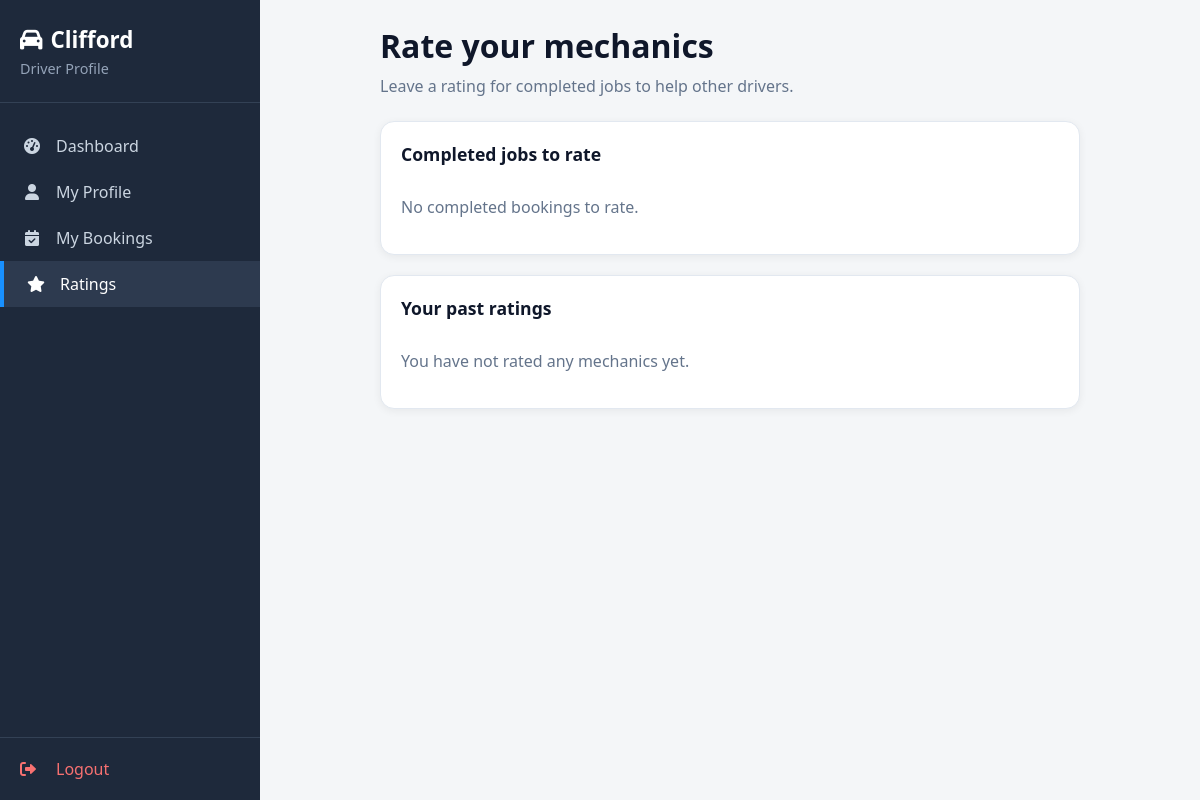
The page /dashboard/rate_mechanic.php (signed in) on the database as committed earlier.
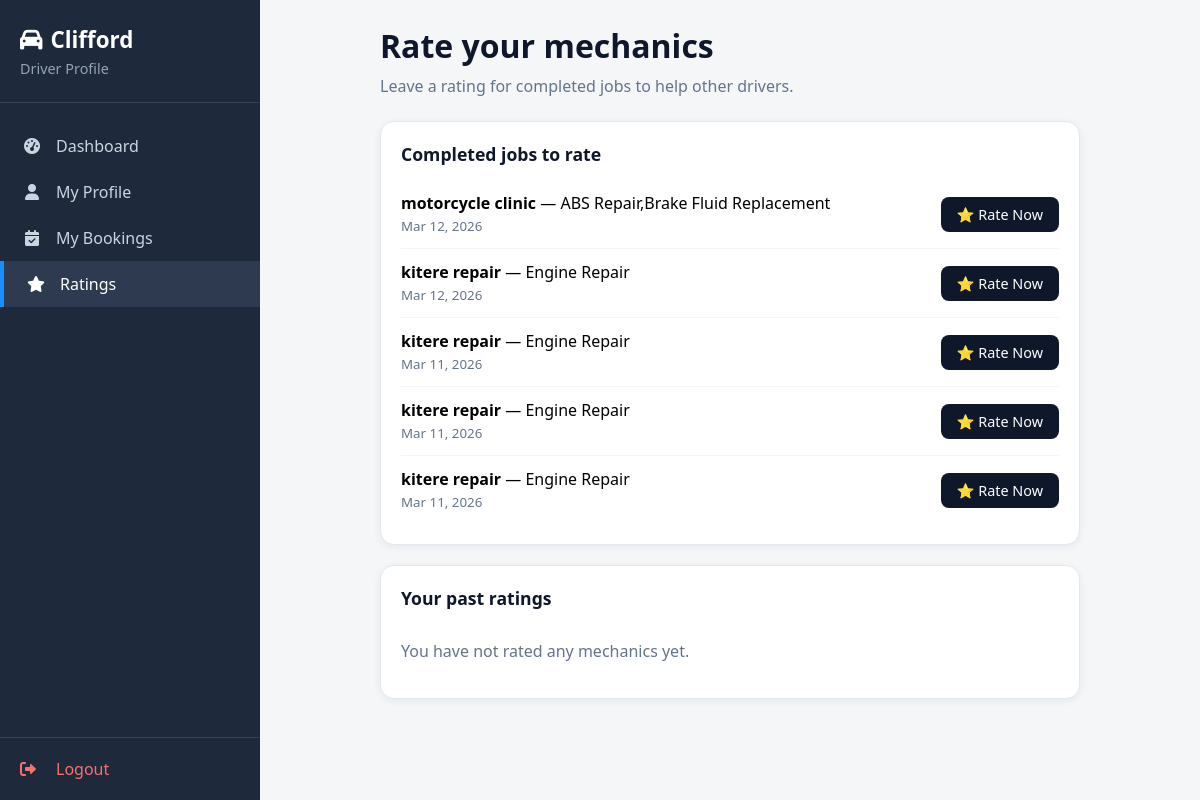
The same page on the database as committed later.
### tables this page shows
CREATE TABLE `users` (
  `id` int(11) NOT NULL,
  `full_name` varchar(255) NOT NULL,
  `email` varchar(255) NOT NULL,
  `password` varchar(255) NOT NULL,
  `phone` varchar(20) NOT NULL,
  `role` enum('driver','mechanic','pending') DEFAULT 'pending',
  `profile_completed` tinyint(1) DEFAULT 0,
  `created_at` datetime DEFAULT current_timestamp()
);

CREATE TABLE `bookings` (
  `id` int(11) NOT NULL,
  `driver_id` int(11) NOT NULL,
  `mechanic_id` int(11) NOT NULL,
  `service_requested` varchar(255) DEFAULT NULL,
  `vehicle_type` varchar(50) DEFAULT NULL,
  `booking_status` enum('pending','accepted','completed','cancelled') DEFAULT 'pending',
  `accepted_at` datetime DEFAULT NULL,
  `driver_latitude` decimal(9,6) DEFAULT NULL,
  `driver_longitude` decimal(9,6) DEFAULT NULL,
  `driver_address` varchar(255) DEFAULT NULL,
  `notes` text DEFAULT NULL,
  `created_at` datetime DEFAULT current_timestamp(),
  `updated_at` datetime DEFAULT current_timestamp() ON UPDATE current_timestamp()
);

CREATE TABLE `mechanics` (
  `id` int(11) NOT NULL,
  `user_id` int(11) NOT NULL,
  `garage_name` varchar(255) NOT NULL,
  `experience` int(11) NOT NULL,
  `certifications` text DEFAULT NULL,
  `vehicle_types` text NOT NULL,
  `services_offered` text NOT NULL,
  `latitude` decimal(9,6) NOT NULL,
  `longitude` decimal(9,6) NOT NULL,
  `availability` tinyint(1) DEFAULT 1,
  `created_at` datetime DEFAULT current_timestamp(),
  `service_ids` longtext DEFAULT NULL CHECK (json_valid(`service_ids`))
);

### dashboard/rate_mechanic.php (the view, shortened to what this page needs)
<?php
require_once __DIR__ . '/../forms/config.php';
$user_id = $_SESSION['user_id'];
$stmt = $conn->prepare("SELECT id FROM drivers WHERE user_id = ?");
$stmt->bind_param("i", $user_id);
$stmt->execute();
$driver = $stmt->get_result()->fetch_assoc();
$driver_id = $driver['id'];
$user_name = "Driver";
$us = $conn->prepare("SELECT full_name FROM users WHERE id = ?");
$us->bind_param("i", $user_id);
$us->execute();
if ($ur = $us->get_result()->fetch_assoc()) {
    $user_name = explode(" ", $ur['full_name'])[0];
}
$unrated = $conn->query("
    SELECT b.id, b.service_requested, b.created_at, m.garage_name, u.full_name AS mechanic_name
    FROM bookings b
    JOIN mechanics m ON b.mechanic_id = m.id
    JOIN users u ON m.user_id = u.id
    LEFT JOIN ratings r ON r.booking_id = b.id
    WHERE b.driver_id = {$driver_id} AND b.booking_status = 'completed' AND r.id IS NULL
    ORDER BY b.created_at DESC
");
$unrated_list = $unrated ? $unrated->fetch_all(MYSQLI_ASSOC) : [];
$rated = $conn->query("
    SELECT r.id, r.stars, r.review, r.created_at, b.service_requested, m.garage_name, u.full_name AS mechanic_name
    FROM ratings r
    JOIN bookings b ON r.booking_id = b.id
    JOIN mechanics m ON r.mechanic_id = m.id
    JOIN users u ON m.user_id = u.id
    WHERE r.driver_id = {$driver_id}
    ORDER BY r.created_at DESC
");
$rated_list = $rated ? $rated->fetch_all(MYSQLI_ASSOC) : [];
?>
<!DOCTYPE html>
<html lang="en">
<head>
    <link rel="stylesheet" href="https://cdnjs.cloudflare.com/ajax/libs/font-awesome/6.0.0-beta3/css/all.min.css">
</head>
<body>
<div class="app-wrapper">
  <aside class="sidebar" id="sidebar">
    <div class="sidebar-header">
      <h2><i class="fas fa-car" style="margin-right: 8px;"></i><?php echo htmlspecialchars($user_name); ?></h2>
      <p>Driver Profile</p>
    </div>
    <nav class="nav-links">
      <a href="/mechanics_tracer/dashboard/driver_dashboard.php"><i class="fas fa-tachometer-alt"></i> Dashboard</a>
      <a href="/mechanics_tracer/forms/profile/driver_profile.php"><i class="fas fa-user"></i> My Profile</a>
      <a href="/mechanics_tracer/forms/bookings/driver_bookings.php"><i class="fas fa-calendar-check"></i> My Bookings</a>
      <a href="/mechanics_tracer/dashboard/rate_mechanic.php" class="active"><i class="fas fa-star"></i> Ratings</a>
    </nav>
    <div class="sidebar-footer">
      <a href="/mechanics_tracer/forms/auth/logout.php"><i class="fas fa-sign-out-alt"></i> Logout</a>
    </div>
  </aside>
  <main class="main-content">
    <div class="container">
        <h1 style="display:flex; align-items:center; margin-bottom: 8px;">
            Rate your mechanics
        </h1>
        <p class="sub">Leave a rating for completed jobs to help other drivers.</p>
    <div class="card">
        <h2>Completed jobs to rate</h2>
        <?php if (empty($unrated_list)): ?>
            <p class="empty">No completed bookings to rate.</p>
        <?php else: ?>
            <?php foreach ($unrated_list as $u): ?>
                <div class="booking-row">
                    <div>
                        <strong><?php echo htmlspecialchars($u['garage_name']); ?></strong> — <?php echo htmlspecialchars($u['service_requested'] ?? 'Service'); ?>
                        <br><small style="color:#64748b;"><?php echo date('M j, Y', strtotime($u['created_at'])); ?></small>
                    </div>
                    <button class="btn btn-primary" onclick="openRateModal(<?php echo (int)$u['id']; ?>)">⭐ Rate Now</button>
                </div>
            <?php endforeach; ?>
        <?php endif; ?>
    </div>
    <div class="card">
        <h2>Your past ratings</h2>
        <?php if (empty($rated_list)): ?>
            <p class="empty">You have not rated any mechanics yet.</p>
        <?php endif; ?>
    </div>
    </div>
  </main>
</div>
</body>
</html>

### dashboard/rate_mechanic.php (style rules this page uses)
* { margin:0;padding:0;box-sizing:border-box;font-family:'Segoe UI',sans-serif; }
body { background:#f4f6f8;display:flex;flex-direction:column;min-height:100vh;overflow-x:hidden; }
.app-wrapper { display:flex;flex:1; }
.sidebar { width:260px; background:#1e293b; color:#e2e8f0; display:flex; flex-direction:column; transition:transform 0.3s ease; position:sticky; top:0; height:100vh; overflow-y:auto; }
.sidebar-header { padding:24px 20px;border-bottom:1px solid #334155; }
.sidebar-header h2 { font-size:1.4rem;font-weight:600;color:white;margin-bottom:4px; }
.sidebar-header p { font-size:0.9rem;color:#94a3b8; }
.nav-links { flex:1;padding:20px 0; }
.nav-links a { display:flex; align-items:center; gap:12px; padding:12px 20px; color:#cbd5e1; text-decoration:none; font-size:1rem; transition:0.2s; }
.nav-links a i { width:24px;text-align:center; }
.nav-links a:hover,.nav-links a.active { background:#2d3a4f;color:white;border-left:4px solid #1890ff; }
.sidebar-footer { padding:20px;border-top:1px solid #334155; }
.sidebar-footer a { display:flex;align-items:center;gap:12px;color:#f87171;text-decoration:none;font-weight:500; }
.sidebar-footer a i { width:24px; }
.main-content { flex:1; padding:24px 32px; overflow-y:auto; width:100%; }
.container { max-width: 700px; margin: 0 auto; }
h1 { color: #0f172a; margin-bottom: 8px; }
.sub { color: #64748b; margin-bottom: 24px; }
.card { background: #fff; border-radius: 14px; padding: 20px; margin-bottom: 20px; box-shadow: 0 2px 8px rgba(0,0,0,0.06); border: 1px solid #e2e8f0; }
.card h2 { font-size: 1.1rem; margin-bottom: 14px; color: #0f172a; }
.empty { color: #64748b; padding: 16px 0; }
.booking-row { display: flex; justify-content: space-between; align-items: center; padding: 12px 0; border-bottom: 1px solid #f1f5f9; flex-wrap: wrap; gap: 10px; }
.booking-row:last-child { border-bottom: none; }
.btn { padding: 8px 16px; border-radius: 8px; font-weight: 500; cursor: pointer; border: none; font-size: 0.9rem; }
.btn-primary { background: #0f172a; color: #fff; }

Rows that differ between the two databases and show on the page:
added bookings: mechanic.garage_name "motorcycle clinic", service_requested "ABS Repair,Brake Fluid Replacement", created_at "Mar 12, 2026"
added bookings: mechanic.garage_name "kitere repair", service_requested "Engine Repair", created_at "Mar 12, 2026"
added bookings: mechanic.garage_name "kitere repair", service_requested "Engine Repair", created_at "Mar 11, 2026"
added bookings: mechanic.garage_name "kitere repair", service_requested "Engine Repair", created_at "Mar 11, 2026"
added bookings: mechanic.garage_name "kitere repair", service_requested "Engine Repair", created_at "Mar 11, 2026"
Other text that changed with them:
text no longer shown: "No completed bookings to rate."
